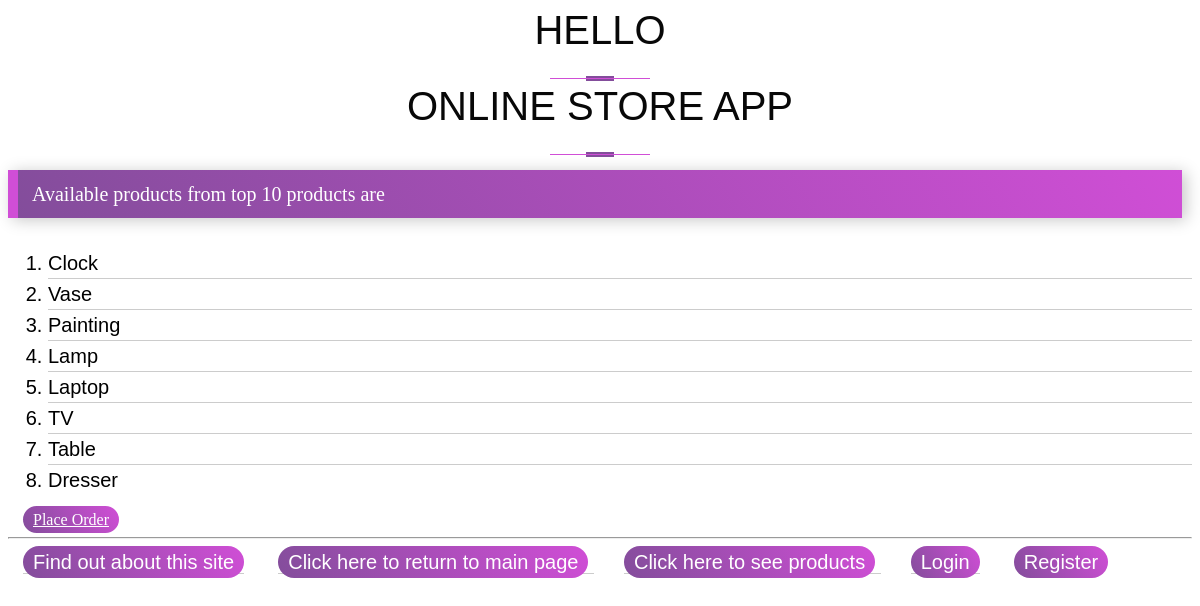
The page /myapp/products/ on the database its author committed.
### myapp/models.py (models this page shows, shortened)
class Product(models.Model):
    category = models.ForeignKey(Category, related_name='products', on_delete=models.CASCADE)
    name = models.CharField(max_length=200)
    price = models.DecimalField(max_digits=10, decimal_places=2)
    stock = models.PositiveIntegerField(default=100, validators=[MinValueValidator(0), MaxValueValidator(1000)])
    available = models.BooleanField(default=True)
    description = models.TextField(blank=True)
    interested = models.PositiveIntegerField(default=0)

### myapp/views.py (the view)
# urls.py: path(r'products/', views.products, name='products'),
def products(request):
    prodlist = Product.objects.all().order_by('id')[:10]
    return render(request, 'myapp/products.html', {'prodlist': prodlist})

### myapp/templates/myapp/products.html (shortened to what this page needs)
{% extends 'myapp/base.html' %}
{% block body_block %}
    {% if prodlist %}
        <h2>Available products from top 10 products are</h2>
        <ol>
            {% for product in prodlist %}
                {% if product.available %}
                    <li><a href="{{ product.id }}/">{{ product.name }}</a></li>
                {% endif %}
            {% endfor %}
        </ol>
    {% else %}
        <strong>There are no available products!</strong>
    {% endif %}
    <p class="hbar1"><a href="{% url 'myapp:place_order' %}">Place Order</a></p>
{% endblock %}

### myapp/static/myapp/style.css (style rules this page uses)
h2 { color: #ffffff; font-weight: 400; background: linear-gradient( 58deg ,#834d9b,#d04ed6); width: auto; font-size: 20px; line-height: 1; margin: 10px 10px 30px 0px; padding: 14px; border-left: 10px solid #d04ed6; box-shadow: 4px 2px 15px 0px rgb(199 199 199); }
li { font: 200 20px/1.5 Helvetica, Verdana, sans-serif; border-bottom: 1px solid #ccc; }
li:last-child { border: none; }
li a { text-decoration: none; color: #000; -webkit-transition: font-size 0.3s ease, background-color 0.3s ease; -moz-transition: font-size 0.3s ease, background-color 0.3s ease; -o-transition: font-size 0.3s ease, background-color 0.3s ease; -ms-transition: font-size 0.3s ease, background-color 0.3s ease; transition: font-size 0.3s ease, background-color 0.3s ease; display: block; width: 200px; }
.hbar1 { display: inline; margin: 15px; }
.hbar1 a { display: inline !important; background: linear-gradient( 58deg ,#834d9b,#d04ed6); padding: 5px 10px; border-radius: 25px; color: #ffffff; }

### rows shown on the page
Product: name "Clock"
Product: name "Vase"
Product: name "Painting"
Product: name "Lamp"
Product: name "Laptop"
Product: name "TV"
Product: name "Table"
Product: name "Dresser"
